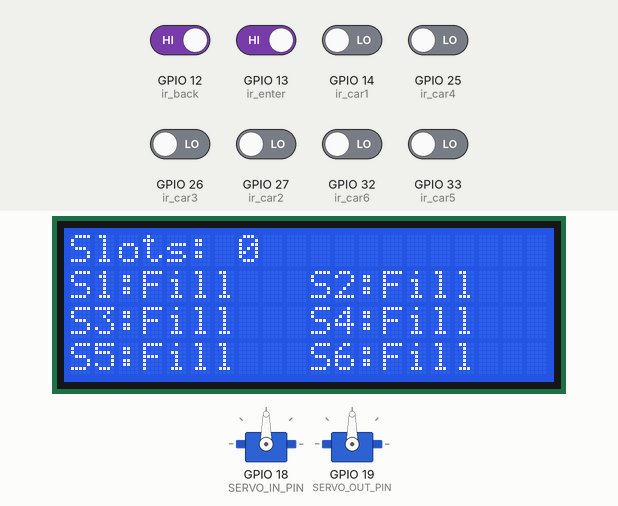
Bench run of a sketch on a simulated ESP32. Parts: 2 × servo, 20×4 character LCD. The test bench sets the inputs (shaded band); at power-on: GPIO 12 (ir_back), GPIO 13 (ir_enter) HIGH, GPIO 14 (ir_car1), GPIO 25 (ir_car4), GPIO 26 (ir_car3), GPIO 27 (ir_car2), GPIO 32 (ir_car6), GPIO 33 (ir_car5) LOW.

Above: at 4.3 s.
4.4 s: GPIO 13 (ir_enter) driven LOW
At 5.9 s:
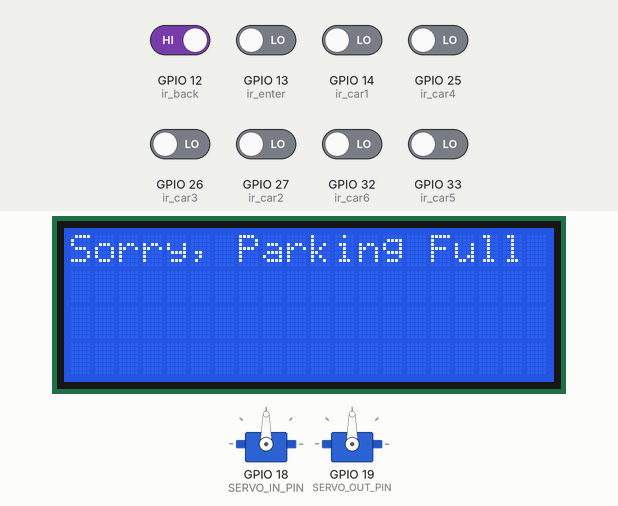
7.4 s: GPIO 12 (ir_back) driven LOW
At 9.7 s:
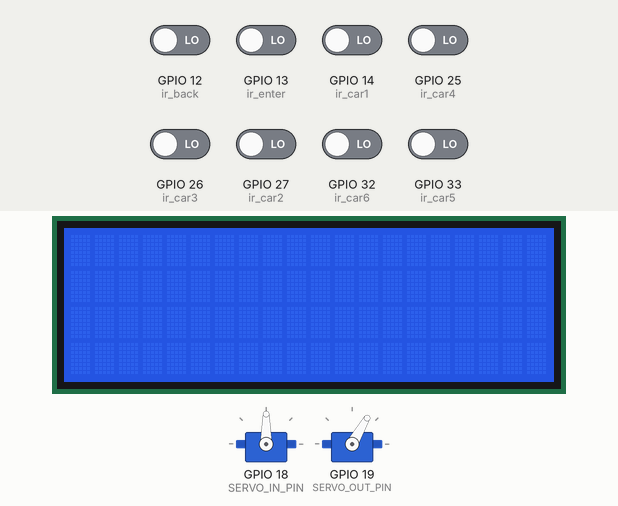
10.0 s: GPIO 13 (ir_enter) driven HIGH
At 11.1 s:
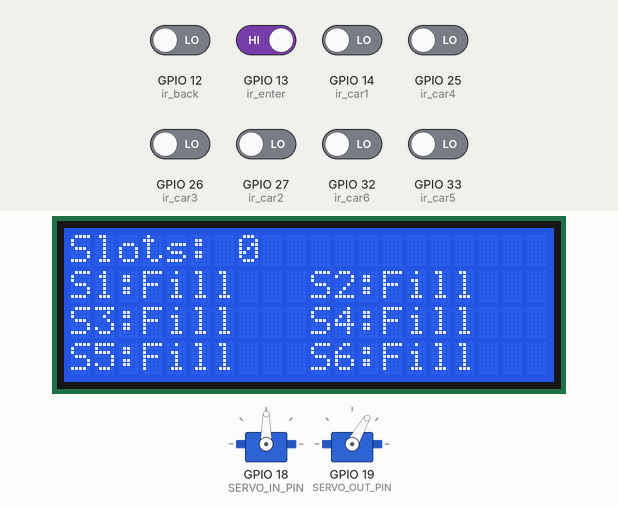
13.0 s: GPIO 14 (ir_car1) driven HIGH
At 15.7 s:
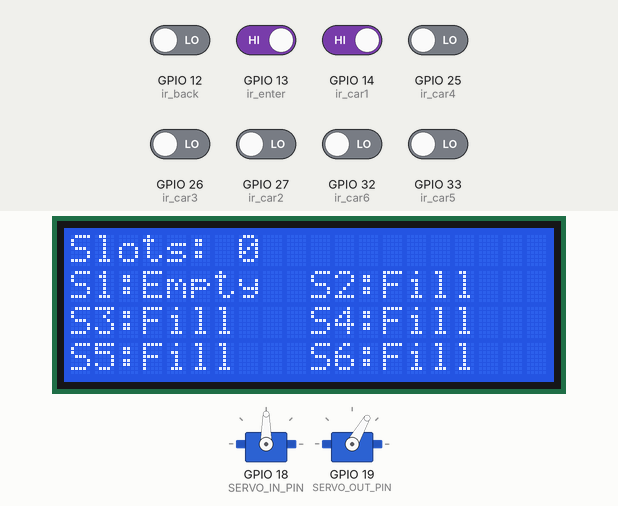
16.0 s: GPIO 25 (ir_car4) driven HIGH
At 17.5 s:
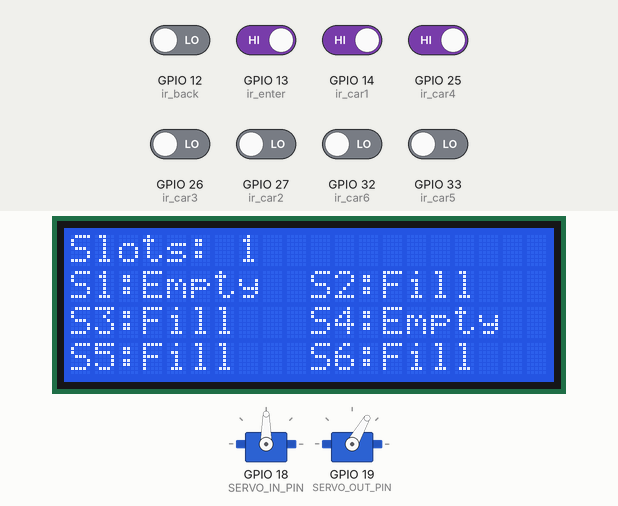
19.0 s: GPIO 26 (ir_car3) driven HIGH
At 21.4 s:
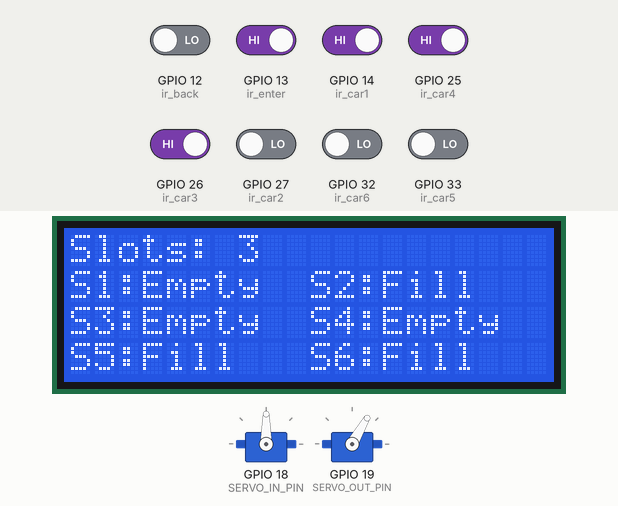
Timing chart, 0 to 23.0 s (numbered marks = the images above; inputs shaded):
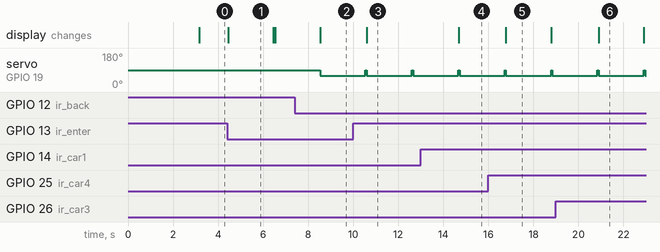

The sketch:

sketch_Parking_ESP32.ino
```cpp
#include <ESP32Servo.h>
#include <LiquidCrystal_I2C.h>
#include <Wire.h>

// Definición de pines para ESP32-WROOM-32D
#define ir_enter 13
#define ir_back 12

#define ir_car1 14
#define ir_car2 27
#define ir_car3 26
#define ir_car4 25
#define ir_car5 33
#define ir_car6 32
#define SERVO_IN_PIN 18
#define SERVO_OUT_PIN 19

LiquidCrystal_I2C lcd(0x27, 20, 4);

Servo myservo_in;
Servo myservo_out;

int S1 = 0, S2 = 0, S3 = 0, S4 = 0, S5 = 0, S6 = 0;
int flag1 = 0, flag2 = 0;
int slot = 6;
const int MAX_SLOTS = 6;

void setup() {
  Serial.begin(115200);

  pinMode(ir_car1, INPUT);
  pinMode(ir_car2, INPUT);
  pinMode(ir_car3, INPUT);
  pinMode(ir_car4, INPUT);
  pinMode(ir_car5, INPUT);
  pinMode(ir_car6, INPUT);
  pinMode(ir_enter, INPUT);
  pinMode(ir_back, INPUT);

  // Configuración de los servos
  ESP32PWM::allocateTimer(0);
  ESP32PWM::allocateTimer(1);
  myservo_in.setPeriodHertz(50);
  myservo_out.setPeriodHertz(50);
  myservo_in.attach(SERVO_IN_PIN, 500, 2400);
  myservo_out.attach(SERVO_OUT_PIN, 500, 2400);
  myservo_in.write(90);
  myservo_out.write(90);

  // Inicialización del LCD
  Wire.begin(2, 0);  // SDA, SCL
  lcd.init();
  lcd.clear();
  lcd.backlight();
  lcd.setCursor(0, 1);
  lcd.print("   Easy Parking    ");
  lcd.setCursor(0, 2);
  lcd.print("    Welcome!!!    ");
  delay(3000);
  lcd.clear();

  Read_Sensor();

  int total = S1 + S2 + S3 + S4 + S5 + S6;
  slot = slot - total;
}

void loop() {
  Read_Sensor();

  lcd.setCursor(0, 0);
  lcd.print("Slots: ");
  lcd.print(slot);
  lcd.print("    ");

  lcd.setCursor(0, 1);
  lcd.print(S1 == 1 ? "S1:Fill " : "S1:Empty");
  lcd.setCursor(10, 1);
  lcd.print(S2 == 1 ? "S2:Fill " : "S2:Empty");

  lcd.setCursor(0, 2);
  lcd.print(S3 == 1 ? "S3:Fill " : "S3:Empty");
  lcd.setCursor(10, 2);
  lcd.print(S4 == 1 ? "S4:Fill " : "S4:Empty");

  lcd.setCursor(0, 3);
  lcd.print(S5 == 1 ? "S5:Fill " : "S5:Empty");
  lcd.setCursor(10, 3);
  lcd.print(S6 == 1 ? "S6:Fill " : "S6:Empty");

  if (digitalRead(ir_enter) == LOW && flag1 == 0) {
    if (slot > 0) {
      flag1 = 1;
      if (flag2 == 0) {
        if (S1 == 0 || S2 == 0 || S3 == 0 || S4 == 0 || S5 == 0 || S6 == 0) {
          myservo_in.write(130);
          slot = slot - 1;
        }
      }
    } else {
      lcd.clear();
      lcd.setCursor(0, 0);
      lcd.print("Sorry, Parking Full");
      delay(2000);
      lcd.clear();
    }
  }

  if (digitalRead(ir_back) == LOW && flag2 == 0) {
    flag2 = 1;
    if (flag1 == 0) {
      myservo_out.write(60);
      delay(2000);
      myservo_out.write(90);
      flag2 = 0;
    }
    if (slot < MAX_SLOTS) {
      if (S1 == 0 || S2 == 0 || S3 == 0 || S4 == 0 || S5 == 0 || S6 == 0) {
        slot++;
      }
    }
  }

  if (flag1 == 1 || flag2 == 1) {
    delay(2000);
    myservo_in.write(90);
    myservo_out.write(90);
    flag1 = 0;
    flag2 = 0;
  }
}

void Read_Sensor() {
  S1 = digitalRead(ir_car1) == LOW ? 1 : 0;
  S2 = digitalRead(ir_car2) == LOW ? 1 : 0;
  S3 = digitalRead(ir_car3) == LOW ? 1 : 0;
  S4 = digitalRead(ir_car4) == LOW ? 1 : 0;
  S5 = digitalRead(ir_car5) == LOW ? 1 : 0;
  S6 = digitalRead(ir_car6) == LOW ? 1 : 0;
}
```

Measured:
- after the input at 4.4 s, the display: changes after 0.05 s (image 1)
- after the input at 7.4 s, servo on GPIO 19 (SERVO_OUT_PIN): 90° → 60° after 1.1 s
- after the input at 10.0 s, the display: changes after 0.60 s (image 3)
- after the input at 13.0 s, the display: changes after 1.7 s (image 4)
- after the input at 16.0 s, the display: changes after 0.78 s (image 5)
- after the input at 19.0 s, the display: changes after 1.9 s (image 6)
- what the display in image 1 shows lasts 2.0 s, from 4.5 s to 6.5 s
